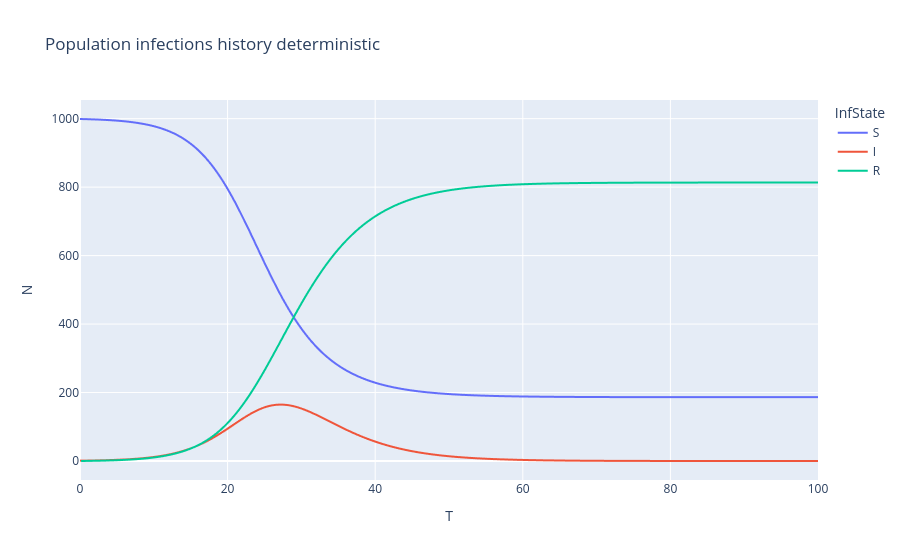

Notebook source saved alongside this figure:
### Code cell
determ_epi_fig = px.line(determ_full_history_df, x="T", y="N", color="InfState", title='Population infections history deterministic')
determ_epi_fig.show()

### Figure 1 — Plotly figure (JSON) as saved in the notebook; plotly's stock layout.template omitted (floating-point values rounded to 4 significant figures; data arrays with more than 128 entries replaced by an {"elided": "..."} marker saying what was removed)
{"data": [{"hovertemplate": "InfState=S<br>T=%{x}<br>N=%{y}<extra></extra>", "legendgroup": "S", "line": {"color": "#636efa", "dash": "solid"}, "marker": {"symbol": "circle"}, "mode": "lines", "name": "S", "showlegend": true, "type": "scattergl", "x": {"elided": "401 float values"}, "xaxis": "x", "y": {"elided": "401 float values"}, "yaxis": "y"}, {"hovertemplate": "InfState=I<br>T=%{x}<br>N=%{y}<extra></extra>", "legendgroup": "I", "line": {"color": "#EF553B", "dash": "solid"}, "marker": {"symbol": "circle"}, "mode": "lines", "name": "I", "showlegend": true, "type": "scattergl", "x": {"elided": "401 float values"}, "xaxis": "x", "y": {"elided": "401 float values"}, "yaxis": "y"}, {"hovertemplate": "InfState=R<br>T=%{x}<br>N=%{y}<extra></extra>", "legendgroup": "R", "line": {"color": "#00cc96", "dash": "solid"}, "marker": {"symbol": "circle"}, "mode": "lines", "name": "R", "showlegend": true, "type": "scattergl", "x": {"elided": "400 float values"}, "xaxis": "x", "y": {"elided": "400 float values"}, "yaxis": "y"}], "layout": {"legend": {"title": {"text": "InfState"}, "tracegroupgap": 0}, "title": {"text": "Population infections history deterministic"}, "xaxis": {"anchor": "y", "domain": [0, 1], "title": {"text": "T"}}, "yaxis": {"anchor": "x", "domain": [0, 1], "title": {"text": "N"}}}}
